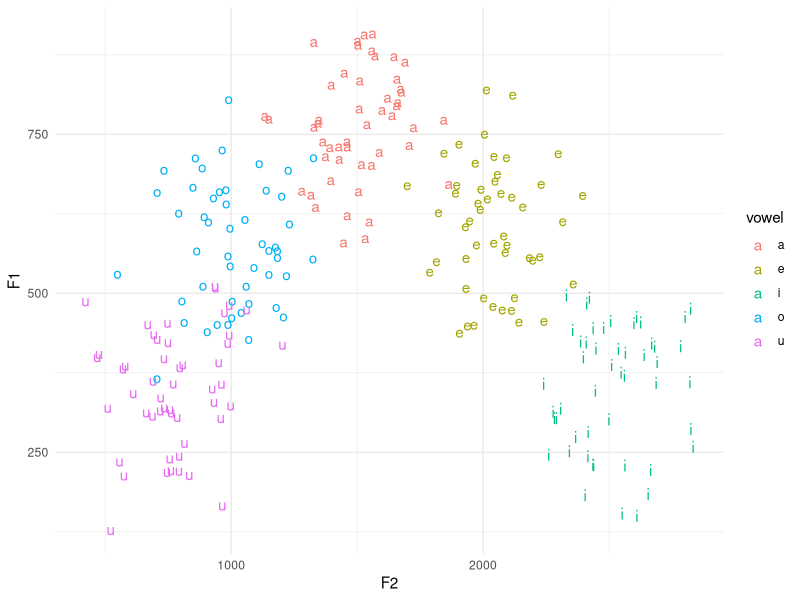
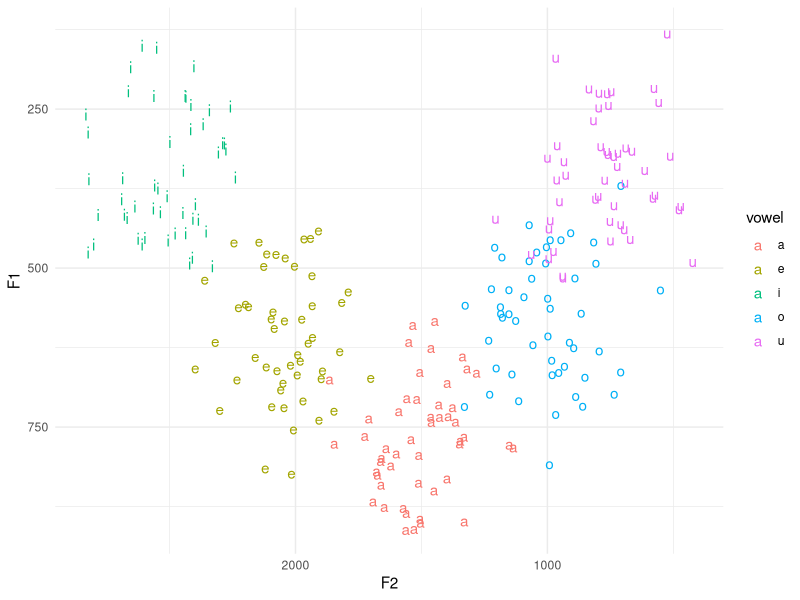
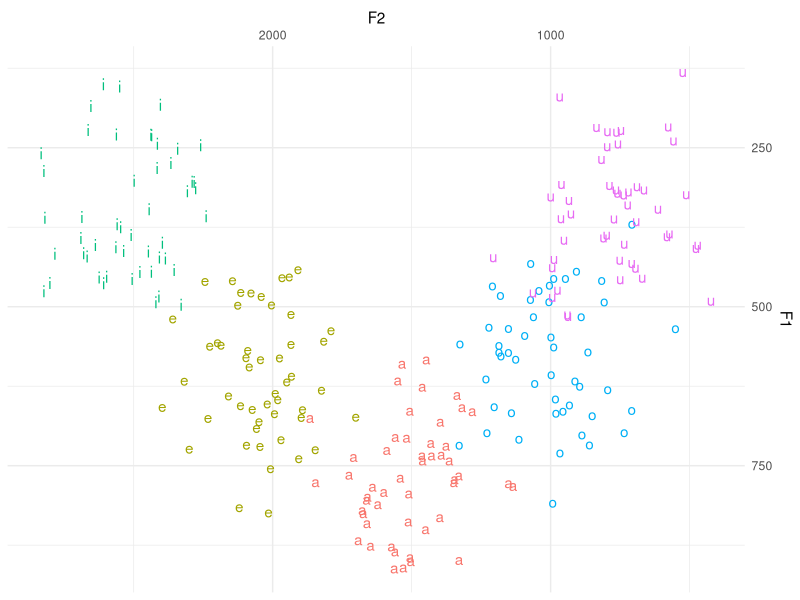
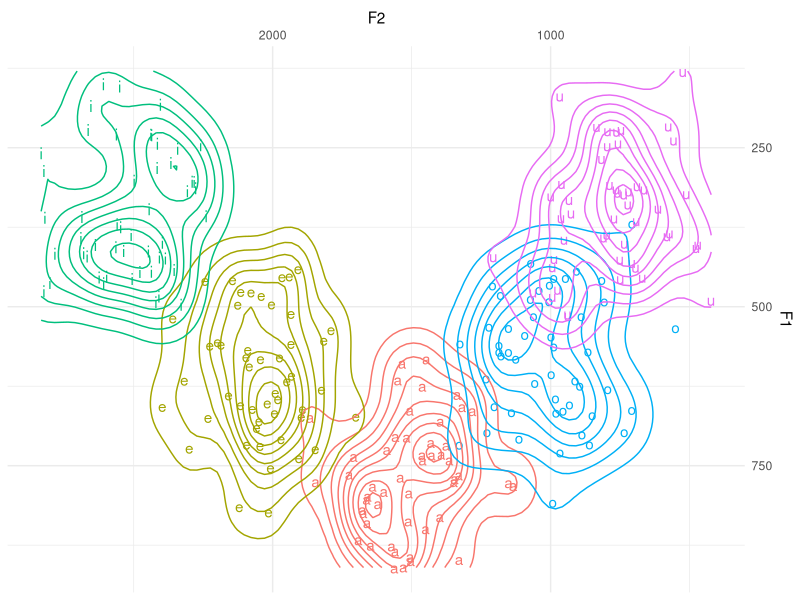
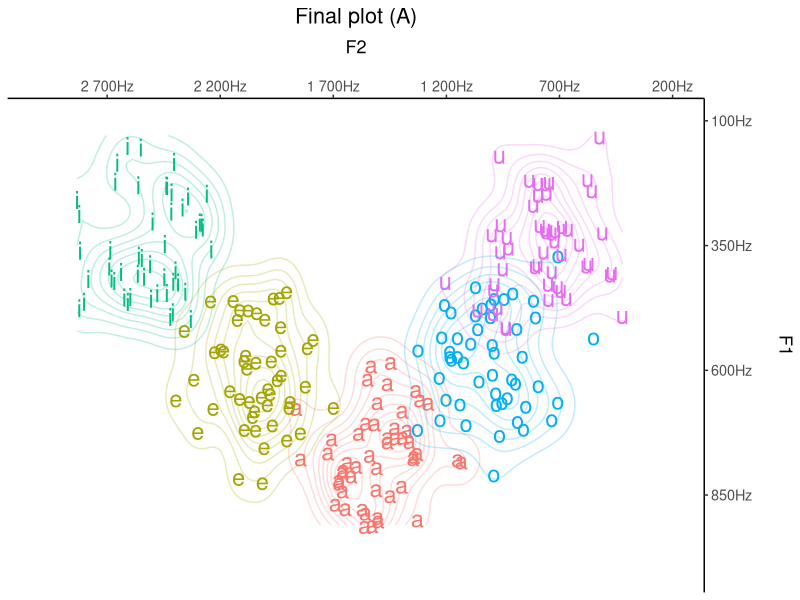
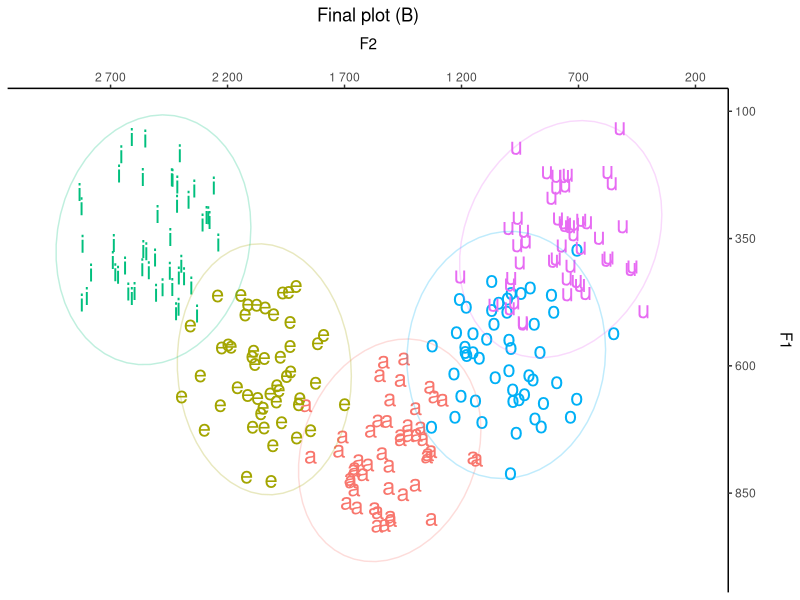
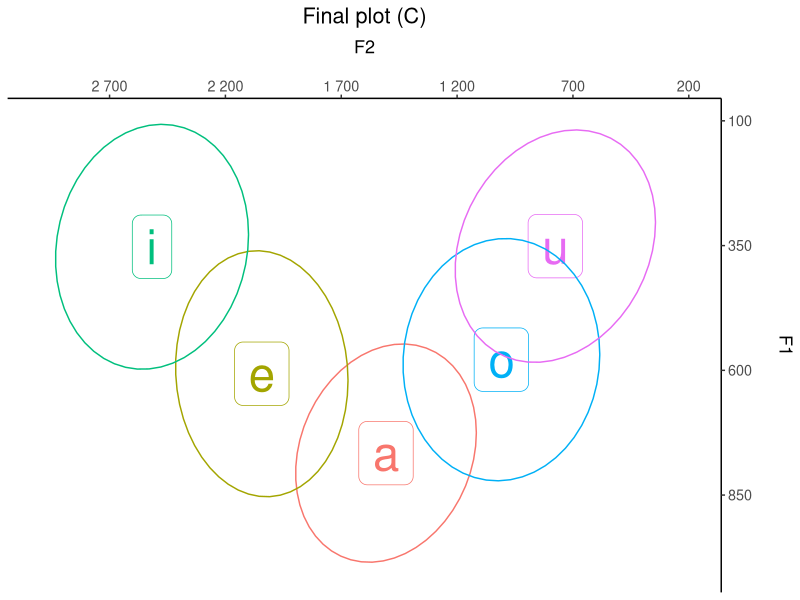

These figures' R source, in order:
## ---- chunk 1
knitr::opts_chunk$set(echo = TRUE)

library(tidyverse)
library(scales)
## ---- chunk 2


set.seed(10)

vowels = tibble(vowel = rep(c("a", "e", "i", "o", "u"), each = 50),
                
                F1 = c(rnorm(50, mean = 800, sd = 100), 
                       rnorm(50, mean = 600, sd = 100), 
                       rnorm(50, mean = 350, sd = 100), 
                       rnorm(50, mean = 600, sd = 100), 
                       rnorm(50, mean = 350, sd = 100)),
                
                F2 = c(rnorm(50, mean = 1500, sd = 150), 
                       rnorm(50, mean = 2000, sd = 150), 
                       rnorm(50, mean = 2500, sd = 150), 
                       rnorm(50, mean = 1000, sd = 150), 
                       rnorm(50, mean = 800, sd = 150)))




## ---- chunk 3
ggplot(data = vowels, aes(x = F2, y = F1, color = vowel, label = vowel)) + 
  geom_text() +
  theme_minimal()
## ---- chunk 4
ggplot(data = vowels, aes(x = F2, y = F1, color = vowel, label = vowel)) + 
  geom_text() +
  scale_x_reverse() +
  scale_y_reverse() +
  theme_minimal()
## ---- chunk 5
ggplot(data = vowels, aes(x = F2, y = F1, color = vowel, label = vowel)) + 
  geom_text() + 
  scale_y_reverse(position = "right") + 
  scale_x_reverse(position = "top") +
  theme_minimal() +
  theme(legend.position = "none")

## ---- chunk 6
ggplot(data = vowels, aes(x = F2, y = F1, color = vowel, label = vowel)) + 
  geom_text() + 
  scale_y_reverse(position = "right") + 
  scale_x_reverse(position = "top") +
  geom_density_2d() +
  theme_minimal() +
  theme(legend.position = "none")
## ---- chunk 7
ggplot(data = vowels, aes(x = F2, y = F1, color = vowel, label = vowel)) + 
  geom_text(size = 6) + # Font size for vowels
  scale_y_reverse(position = "right", 
                  labels = label_number(suffix = "Hz"),
                  breaks = seq(100, 1000, 250)) + 
  scale_x_reverse(position = "top", 
                  labels = label_number(suffix = "Hz"),
                  breaks = seq(200, 3000, 500)) + 
  labs(x = "F2\n",
       y = "F1\n",
       title = "Final plot (A)") + 
  geom_density_2d(alpha = 0.25) +
  coord_cartesian(xlim = c(3000, 200), 
                  ylim = c(1000, 100)) +
  theme_classic() +
  theme(legend.position = "none",
        plot.title = element_text(hjust = 0.5), # Center plot title
        text = element_text(size = 13))
## ---- chunk 8
ggplot(data = vowels, aes(x = F2, y = F1, color = vowel, label = vowel)) + 
  geom_text(size = 6) + # Font size for vowels
  scale_y_reverse(position = "right", 
                  labels = label_number(unit = "Hz"),
                  breaks = seq(100, 1000, 250)) + 
  scale_x_reverse(position = "top", 
                  labels = label_number(unit = "Hz"),
                  breaks = seq(200, 3000, 500)) + 
  labs(x = "F2\n",
       y = "F1\n",
       title = "Final plot (B)") + 
  stat_ellipse(type = "norm", alpha = 0.25) +
  coord_cartesian(xlim = c(3000, 200), 
                  ylim = c(1000, 100)) +
  theme_classic() +
  theme(legend.position = "none",
        plot.title = element_text(hjust = 0.5))
## ---- chunk 9

means = vowels %>% 
  group_by(vowel) %>% 
  summarize(meanF1 = mean(F1),
            meanF2 = mean(F2),
            seF1 = sd(F1)/sqrt(n()),
            seF2 = sd(F2)/sqrt(n()))

ggplot(data = means, aes(x = meanF2, y = meanF1, color = vowel, label = vowel)) + 
  geom_label(size = 12, fill = "white") + # Font size for vowels
  scale_y_reverse(position = "right", 
                  labels = label_number(unit = "Hz"),
                  breaks = seq(100, 1000, 250)) + 
  scale_x_reverse(position = "top", 
                  labels = label_number(unit = "Hz"),
                  breaks = seq(200, 3000, 500)) + 
  labs(x = "F2\n",
       y = "F1\n",
       title = "Final plot (C)") + 
  stat_ellipse(data = vowels, aes(x = F2, y = F1), type = "norm") +
  coord_cartesian(xlim = c(3000, 200), 
                  ylim = c(1000, 100)) +
  theme_classic() +
  theme(legend.position = "none",
        plot.title = element_text(hjust = 0.5), 
        text = element_text(size = 13))
